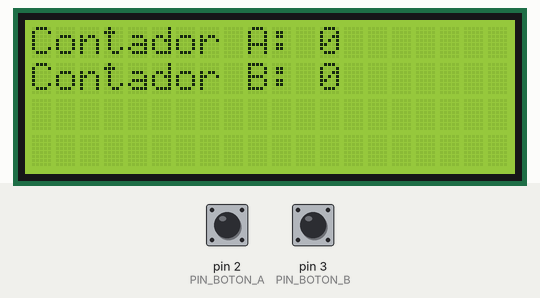
Recording of a sketch running on a simulated Arduino Uno, built with avr-gcc and run on an emulated ATmega328P. Parts: 20×4 character LCD. Inputs (shaded band) come from the test bench; at power-on: pin 2 (PIN_BOTON_A) HIGH, pin 3 (PIN_BOTON_B) HIGH. What the sketch prints to the serial monitor is not drawn.

Above: at 3.3 s.
3.4 s: pin 2 (PIN_BOTON_A) pulled LOW for 0.15 s
At 4.6 s:
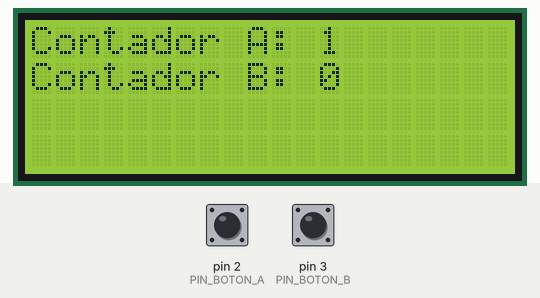
5.0 s: pin 3 (PIN_BOTON_B) pulled LOW for 0.15 s
At 5.5 s:
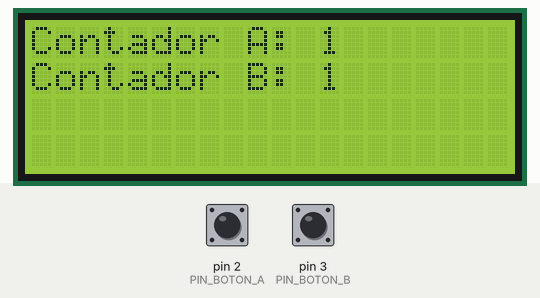
6.7 s: pin 2 (PIN_BOTON_A) pulled LOW for 1 s
9.2 s: pin 3 (PIN_BOTON_B) pulled LOW for 1 s
At 10.9 s:
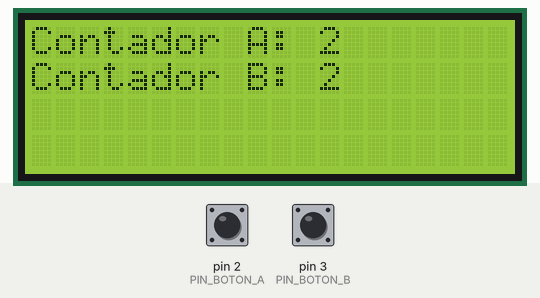
Timing chart, 0 to 12.4 s (numbered marks = the images above; inputs shaded):
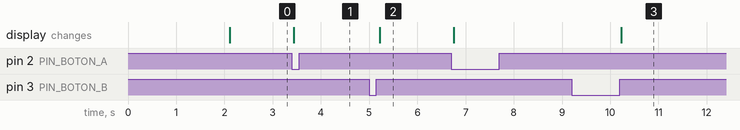

Measured:
- after the input at 3.4 s, the display: changes at once (image 1)
- after the input at 5.0 s, the display: changes after 0.22 s (image 2)
- after the input at 9.2 s, the display: changes after 1.0 s (image 3)

The sketch:

Ejercicio_4.ino
```cpp
//Librerías pantalla LCD
#include <Wire.h>
#include <LiquidCrystal_I2C.h>

//Objeto pantalla
LiquidCrystal_I2C lcd(0x27, 20, 4); // set the LCD address to 0x27 for a 16 chars and 2 line display

#define PIN_BOTON_A 2
#define PIN_BOTON_B 3

//Variables globales
int pulsos_a = 0;
int pulsos_b = 0;
boolean anterior_a;
boolean anterior_b;

void setup() {
  Serial.begin(9600);
  pinMode(PIN_BOTON_A, INPUT_PULLUP);
  pinMode(PIN_BOTON_B, INPUT);
  //Inicializo pantalla
  Serial.println(F("Inicializando pantalla..."));
  lcd.init();
  lcd.backlight();
  lcd.setCursor(0, 0);
  lcd.print("Inicializando...");
  delay(2000);
  lcd.clear();
  muestraTexto(0,0);
  anterior_a = digitalRead(PIN_BOTON_A);
  anterior_b = digitalRead(PIN_BOTON_B);
}

void loop() {
  boolean estado_a = digitalRead(PIN_BOTON_A);
  boolean estado_b = digitalRead(PIN_BOTON_B);

  if (anterior_a != estado_a) {
    if (estado_a == LOW) {  //flanco descendente pull-up
      pulsos_a++;
      imprimePulsaciones();
    }
  }

  if (anterior_b != estado_b) {
    if (estado_b == HIGH) {  //flanco ascendente pull-down
      pulsos_b++;
      imprimePulsaciones();
    }
  }
  anterior_a = estado_a;
  anterior_b = estado_b;
  delay(50); //Evitar rebotes
}

void imprimePulsaciones() {
  Serial.println("Contador A: " + (String)pulsos_a + "\tContador B: " + (String)pulsos_b);
  muestraTexto(pulsos_a,pulsos_b);
}

void muestraTexto(int pulsA, int pulsB) {
   lcd.clear();
  Serial.println(F("Muestra Texto en Pantalla LCD 20x4."));
  lcd.setCursor(0, 0);
  lcd.print("Contador A: ");
  lcd.print(pulsA);
  lcd.setCursor(0, 1);
  lcd.print("Contador B: ");
  lcd.print(pulsB);


}
```
